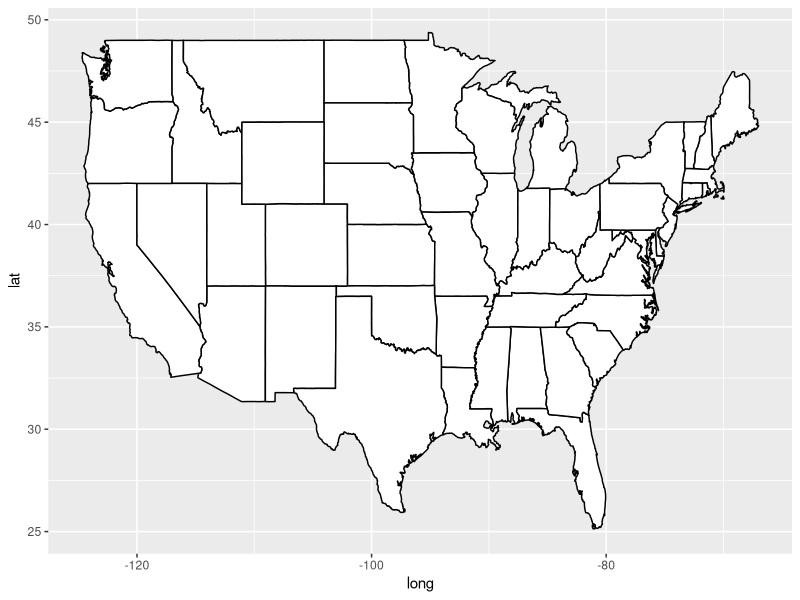
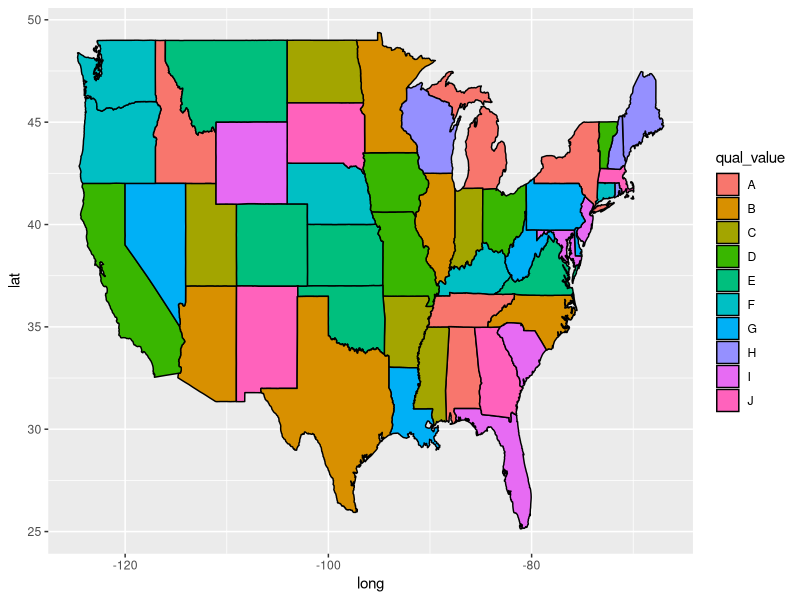
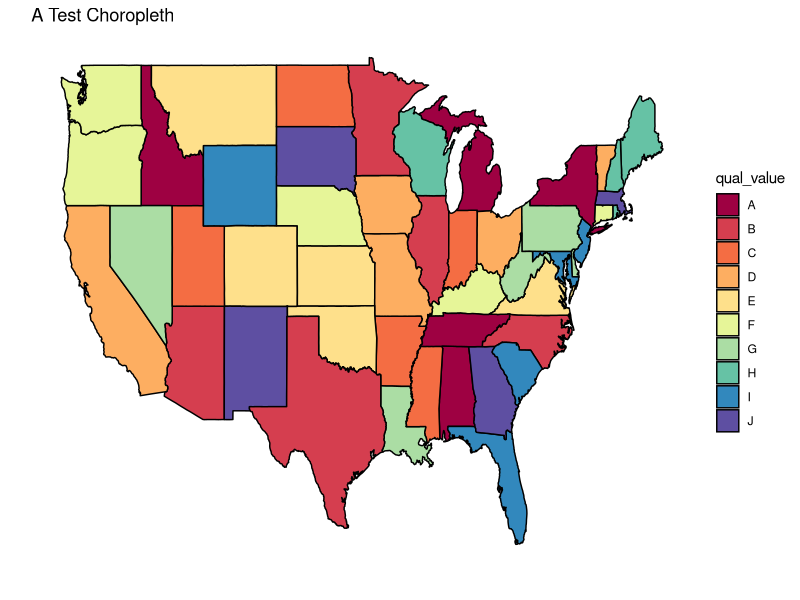
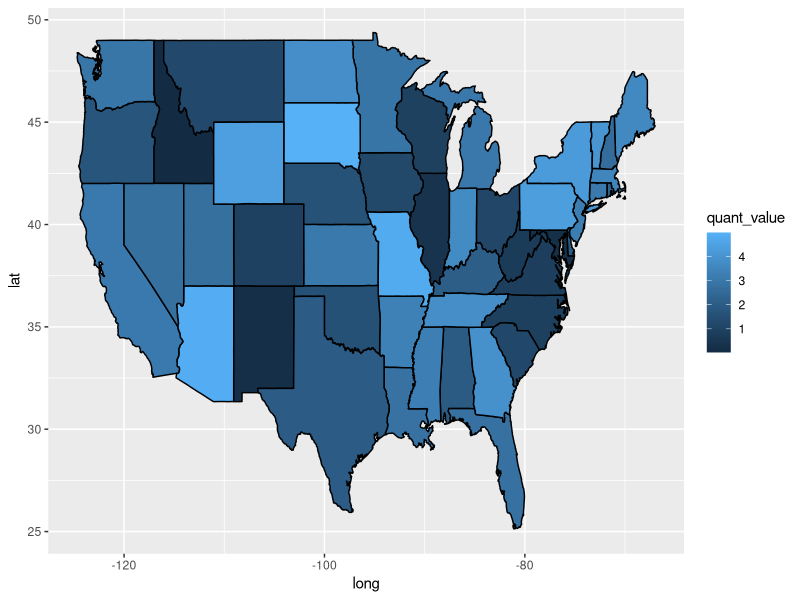

Here is the R script that generated these plots, in order:
####drawing choropleths

####all we have to do to make a choropleth is to merge data into a data frame, then we just use an aesthetic mapping like before, using fill.

library(tidyverse)
library(maps)

#####make a map of us states using state data from map_data command

my_state_map <- map_data("state")

ggplot(data = my_state_map, mapping = aes(x= long, y= lat, group = group))+geom_polygon(fill="white",color="black")

#####this provides a list of continental states plus Washington, DC
states<- unique(my_state_map$region)

####make some fake data for painting the map

some_data_values <- data.frame(
  
  ####the region column is here so you can join this fake data with the my_state_map data by the region column
  "region"=states,
  
  "qual_value"=c(rep(LETTERS[1:10],4),
                 LETTERS[1:9]),
  
  "quant_value"=runif(49,0,5))


######join the data using the region as the column for merging
######be really careful about merging! tiny inconsistencies can create BIG problems

map_data_combined <- left_join(my_state_map,some_data_values,by="region")

#View(map_data_combined)


######make a choropleth with default colors
ggplot(data = map_data_combined, mapping = aes(x= long, y= lat, group = group,fill=qual_value))+geom_polygon(color="black")

######make a choropleth with some fancy fixes
ggplot(data = map_data_combined, mapping = aes(x= long, y= lat, group = group,fill=qual_value))+
  geom_polygon(color="black")+
  theme_classic()+
  labs(x="",y="",title="A Test Choropleth")+
  theme(axis.text.x = element_blank(),axis.text.y=element_blank(),axis.line = element_blank(),axis.ticks = element_blank())+
  scale_fill_brewer(palette="Spectral")

#####switch out for a quantitative value
ggplot(data = map_data_combined, mapping = aes(x= long, y= lat, group = group,fill=quant_value))+
  geom_polygon(color="black")
